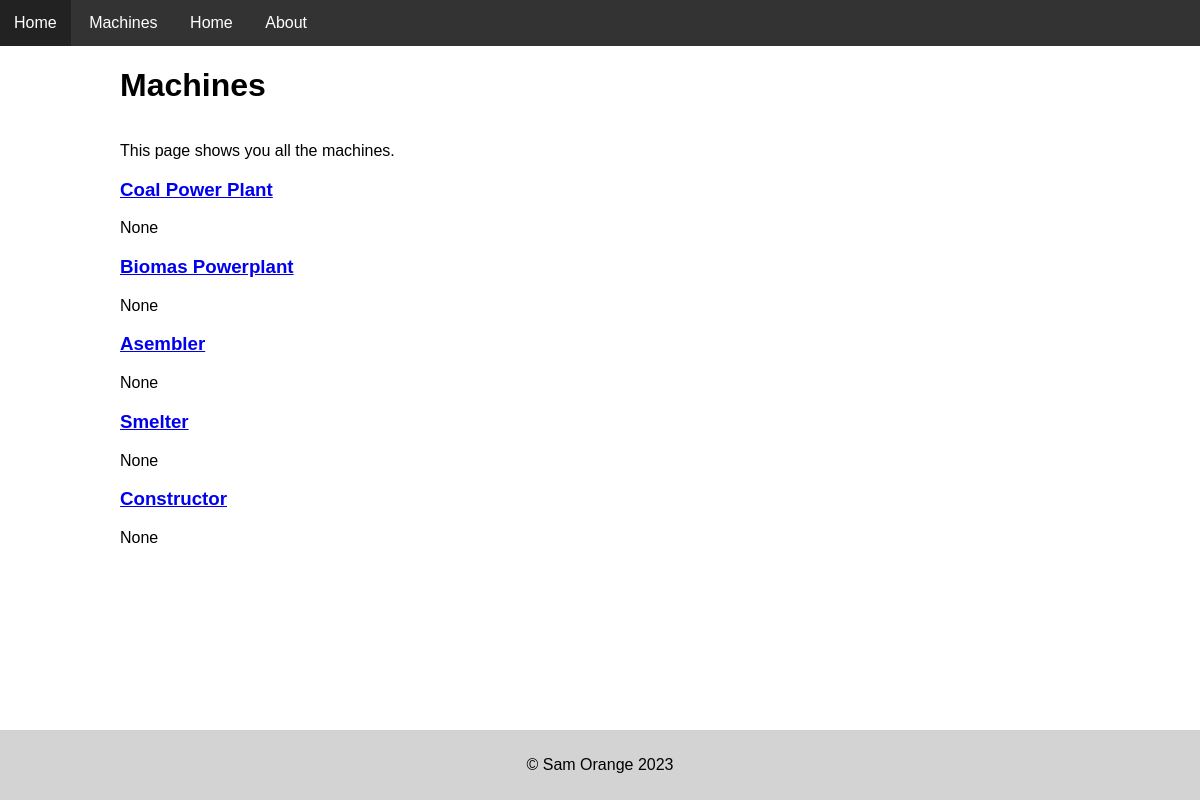
The app's page /all_machines, older data.
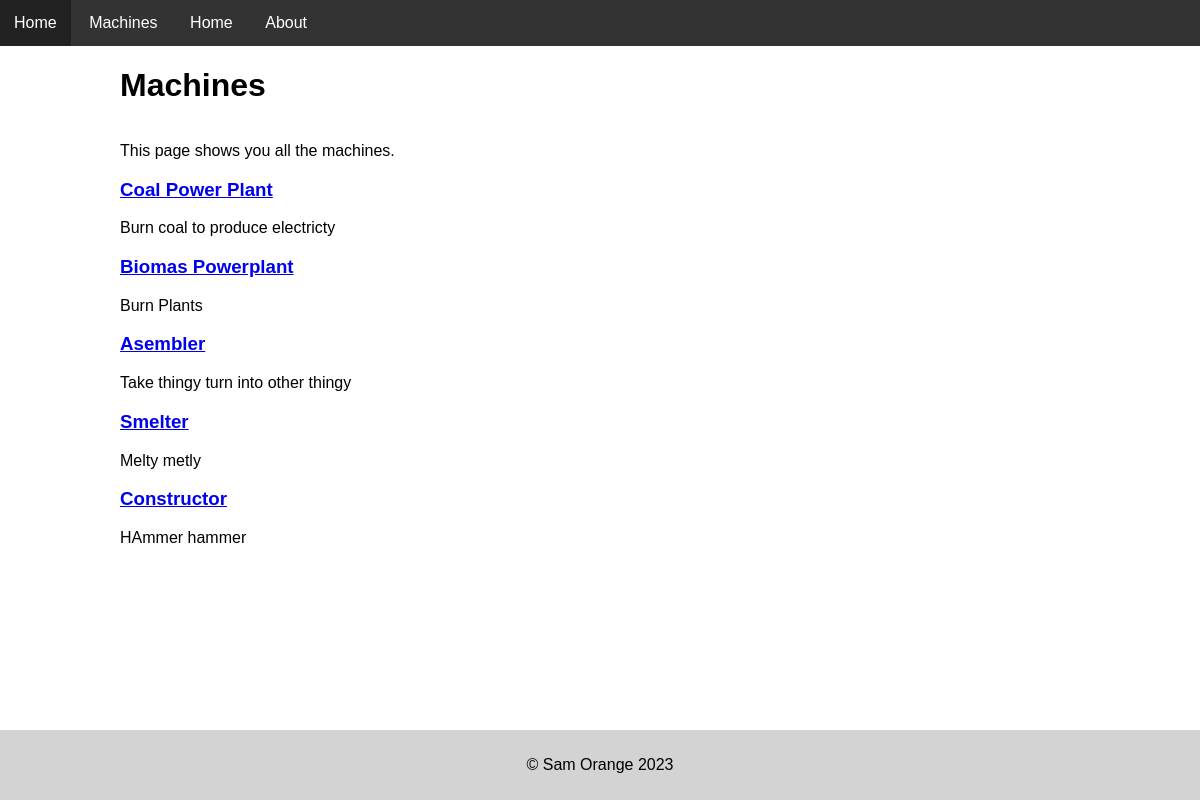
The same page, newer data.
### tables this page shows
CREATE TABLE Machine (id INTEGER PRIMARY KEY AUTOINCREMENT, name TEXT UNIQUE, description TEXT, picture TEXT);

### routes.py (the view)
@app.route("/all_machines")
def machines():
    conn = sqlite3.connect('project.db')
    cur = conn.cursor()
    cur.execute('SELECT * FROM Machine')
    results = cur.fetchall()
    return render_template("all_machines.html", results=results, title="Machines")

### templates/all_machines.html
{% extends "base.html" %}
{% block content %}
    <p>This page shows you all the machines.</p>
{%for item in results%}
<h3>
    <a class="machine_link" href="/machine/{{item[0]}}">
    {{item[1]}}
    </a>
</h3>
<p>
    {{item[2]}}
</p>
{% endfor %}
{% endblock %}

### templates/base.html (shortened to what this page needs)
<!DOCTYPE html>
<html lang="en">
<head>
    <link rel="stylesheet" href="static/css/main.css">
    <link rel="stylesheet" href="https://use.typkit.net/igb7bpo.css">
</head>
<body>
    <nav>
        {% include "nav.html" %}
    </nav>
    <header>
        <h1>{{title}}</h1>
    </header>
    <main>
        {% block content %} {% endblock %}
    </main>
    <footer>
        <p>&copy Sam Orange 2023</p>
    </footer>
</body>
</html>

### templates/nav.html
<a href="/">Home</a>
<a href="/all_machines">Machines</a>
<a href="/">Home</a>
<a href="/about">About</a>

### static/css/main.css (style rules this page uses)
body { font-family: new-order, sans-serif; font-weight: 400; font-style: normal; margin: 0px; min-height: 100vh; display: flex; flex-direction: column;' rotate: 1deg;' }
header { padding-left: 10%; padding-right: 10%; }
main { padding-left : 10%; padding-right: 10%; }
nav { background-color: #333; overflow: auto; white-space: nowrap; }
nav a { display: inline-block; color: white; text-align: center; padding: 14px; text-decoration: none; }
footer { background-color: #d3d3d3; padding: 10px; text-align: center; margin-top: auto; }

Row changes from the older to the newer data that the page shows:
changed Machine "Coal Power Plant": description "None" → "Burn coal to produce electricty"
changed Machine "Biomas Powerplant": description "None" → "Burn Plants"
changed Machine "Asembler": description "None" → "Take thingy turn into other thingy"
changed Machine "Smelter": description "None" → "Melty metly"
changed Machine "Constructor": description "None" → "HAmmer hammer"
